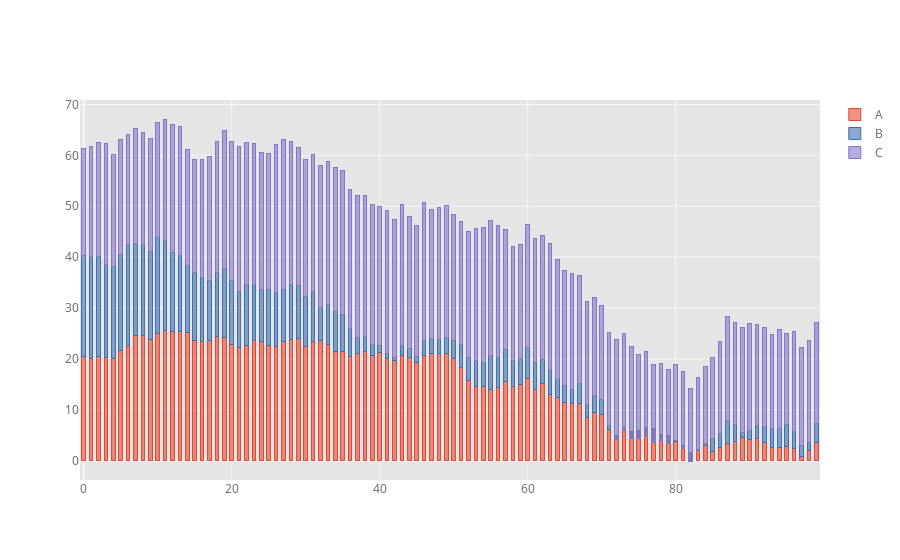

The code cell stored with this chart in its notebook:
### Code cell
cf.set_config_file(theme='ggplot')
df.iplot(kind='bar', barmode='stack', bargap=0.5)
